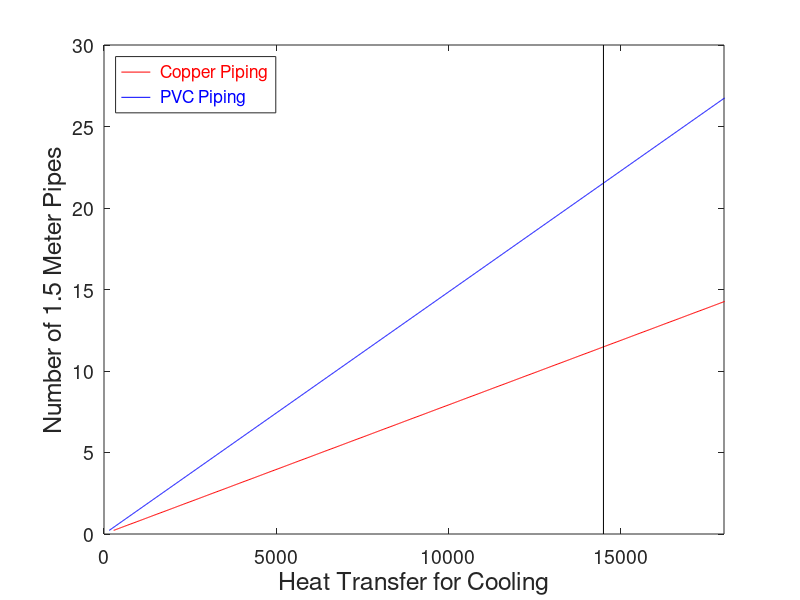

MATLAB code to generate this figure: (Note: this script raises an error after producing the figure.)
clear all
close all

% Worst case scenario. Delta T constant
% Consider the effect of temperature difference between the cycle and the environments on the length, diameter, and number of
% pipes, the flow speeds in the tubes, and the mass of the heat exchanger. Consider at least two
% different pipe materials. 

% Provide plots and optionally tables to show all dependencies. Specify
% the design parameters of each of the two heat exchangers, and the expected temperature
% differences between the cycle and the environments. 

% Worst Case Scenario is at takeoff, refridgerator
Temperature_Environement = 273+50; % Environement Temperature at Apogee
Temperature_Pod = 273 + 20; % Environement Temperature at Takeoff
Length = 1; % Meters

Q_Takeoff_Aluminum = 14500;

Convection_Coeff_R290 = (120)/1000;
Convection_Coeff_Air = 17;
Convection_Coeff_Copper = 398;
Convection_Coeff_PVC = .136;

Q_Copper = zeros(10000,1);
Q_PVC = zeros(10000,1);
i=1;
r = linspace(.01,10,10000);
for r1 = r
        
        Q_Copper(i) = (2*pi*(Temperature_Environement-Temperature_Pod)*(Length))/((1/(Convection_Coeff_R290*r1/.0008))+(log(1+(.0008/r1))/Convection_Coeff_Copper)+(1/(Convection_Coeff_Air/.0008*(r1+.0008))));
        Q_PVC(i) = (2*pi*(Temperature_Environement-Temperature_Pod)*(Length))/((1/(Convection_Coeff_R290*r1/.0008))+(log(1+(.0008/r1))/Convection_Coeff_PVC)+(1/(Convection_Coeff_Air/.0008*(r1+.0008))));
        i = i+1;
end

j=1;
for i = Q_Copper'
    if (i > Q_Takeoff_Aluminum) == 1
        x=j;
    else
        j= j+1;
    end
end
for i = Q_PVC'
    if (i > Q_Takeoff_Aluminum) == 1
        y=j;
    else
        j= j+1;
    end
end

mdot = .0627; %kg/s

R_total_Copper = r(x);
Num_Pipes_Copper = R_total_Copper/.03/1.5 % Length of pipe equals 1.5
v_Copper = mdot/(8960*pi*.03^2);
volume_Copper = pi*((.03+.0008)^2-.03^2)*1.5*Num_Pipes_Copper;
mass_Copper = 8960*volume_Copper;

R_total_PVC = r(y);
Num_Pipes_PVC = R_total_PVC/.03/1.5; % Length of pipe equals 1.5
v_PVC = mdot/(1380*pi*.03^2);
volume_PVC = pi*((.03+.0008)^2-.03^2)*1.5*Num_Pipes_PVC;
mass_PVC = 1380*volume_PVC;



Num_Pipes = r/.03/1.5; % Length of pipe equals 1.5;
figure(1)
plot(Q_Copper,Num_Pipes,'r')
hold on
plot(Q_PVC,Num_Pipes,'b')
xlim([0,18000])
ylim([0,30])
plot([14500,14500],[0,30],'k')
set(gca,'fontsize',14)
xlabel('Heat Transfer for Cooling','FontSize',18)
ylabel('Number of 1.5 Meter Pipes','FontSize',18)
lgd = legend('\color{red} Copper Piping','\color{blue} PVC Piping','Location','northwest');
lgd.FontSize = 10;
text(7400,3,'Required Heat Transfer for Takeoff','Color','k','FontSize',9)
text(7400,2,'With a Mass Flow Rate = .0627 kg/s','Color','k','FontSize',9)
text(8500,12,strcat('Mass of Copper = ', num2str(mass_Copper)),'Color','red','FontSize',9)
text(8300,22,strcat('Mass of PVC = ', num2str(mass_PVC)),'Color','blue','FontSize',10)


